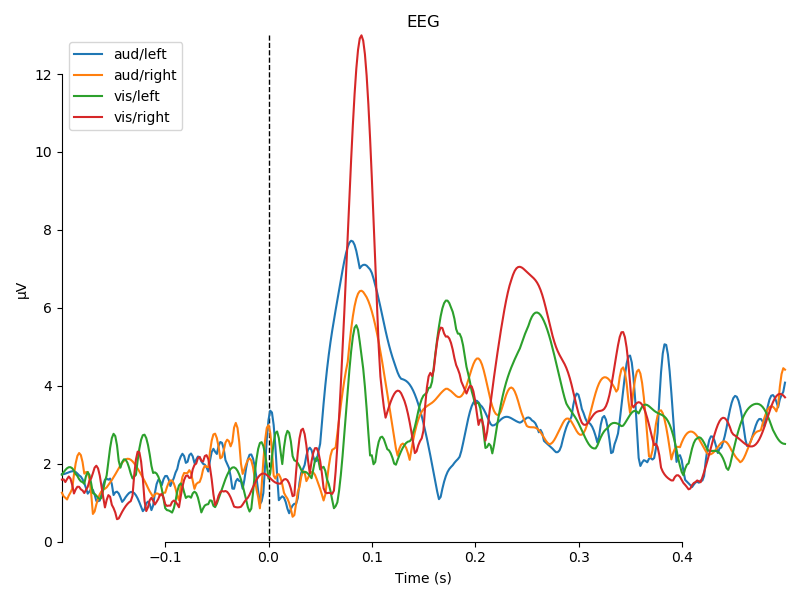
#> input picture BM-EEGNET/picture/picture/EEG.png, 800 x 600 px, found by its file name
$ python pictureMerge.py
#> lines starting #> are read from the running program, lines starting #| are printed output that depends on the picture
import cv2
import matplotlib.pyplot  as plt


img1 = cv2.imread('D:\project_python\BM-EEGNET\picture\picture\EEG.png',
                  cv2.IMREAD_COLOR)
#> img1 is the input picture: shape (600, 800, 3); mean B, G, R 245.7, 247.2, 248.6
img2 = cv2.imread('D:\project_python\BM-EEGNET\picture\picture\EEGGFP.png',
                  cv2.IMREAD_COLOR)
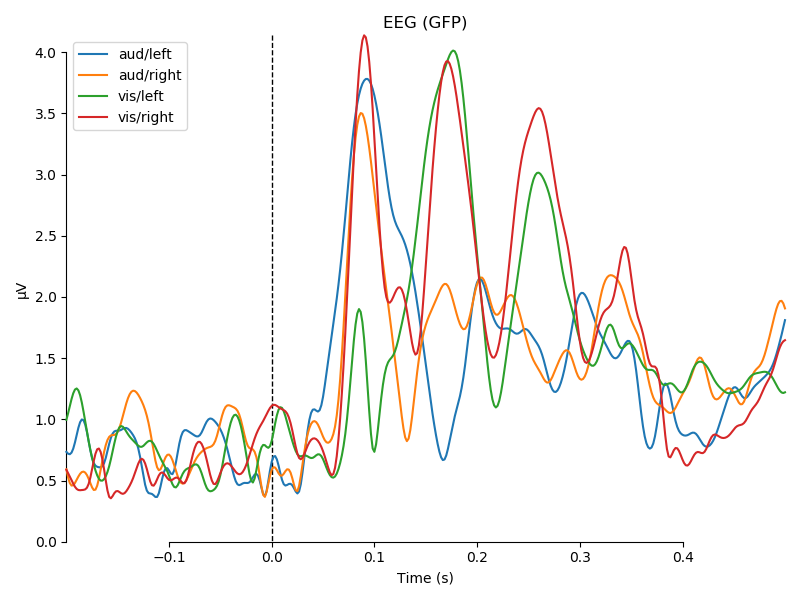
#> input picture BM-EEGNET/picture/picture/EEGGFP.png, 800 x 600 px, found by its file name
#> img2 is the input picture: shape (600, 800, 3); mean B, G, R 245, 246.7, 248.2
img3 = cv2.imread('D:\project_python\BM-EEGNET\picture\picture\EEGMean.png',
                  cv2.IMREAD_COLOR)
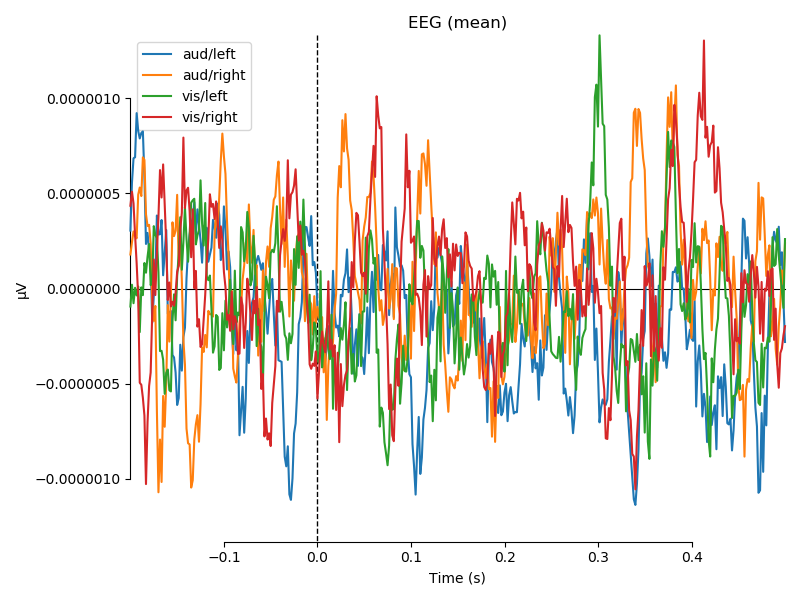
#> input picture BM-EEGNET/picture/picture/EEGMean.png, 800 x 600 px, found by its file name
#> img3 is the input picture: shape (600, 800, 3); mean B, G, R 223.5, 230.4, 235.7
img4 = cv2.imread('D:\project_python\BM-EEGNET\picture\picture\EEGMedian.png',
                  cv2.IMREAD_COLOR)
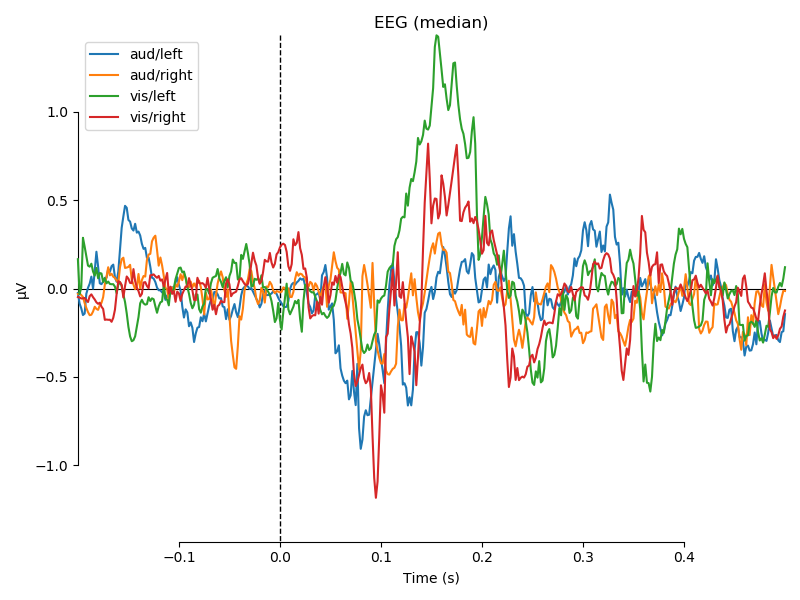
#> input picture BM-EEGNET/picture/picture/EEGMedian.png, 800 x 600 px, found by its file name
#> img4 is the input picture: shape (600, 800, 3); mean B, G, R 241.7, 244.3, 246.1

img1 = cv2.cvtColor(img1, cv2.COLOR_BGR2RGB)
img2 = cv2.cvtColor(img2, cv2.COLOR_BGR2RGB)
img3 = cv2.cvtColor(img3, cv2.COLOR_BGR2RGB)
img4 = cv2.cvtColor(img4, cv2.COLOR_BGR2RGB)


plt.subplot(2, 2, 1)
plt.title("EEG信号")
plt.imshow(img1)

plt.subplot(2, 2, 2)
plt.title("基于GFP协议的EEG信号")
plt.imshow(img2)

plt.subplot(2, 2, 3)
plt.title("EEG信号平均值")
plt.imshow(img3)

plt.subplot(2, 2, 4)
plt.title("EEG信号中位数")
plt.imshow(img4)

plt.subplots_adjust(left=None,bottom=None,right=None,top=None,wspace=0.5,hspace=0.5)

plt.savefig(fname="D:\project_python\BM-EEGNET\picture\picture\EEGPictureMerge.png",dpi=300,format="png",)
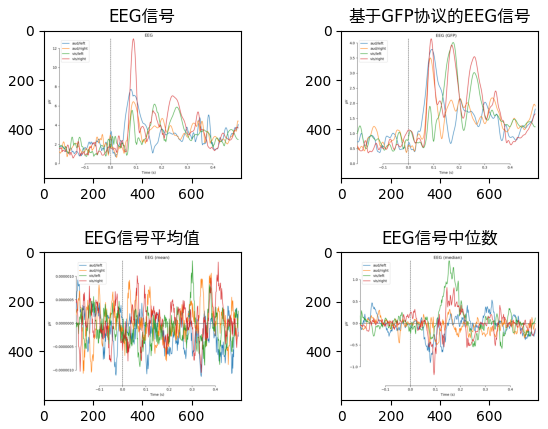
#> figure drawn by matplotlib, 4 panels

plt.show()
